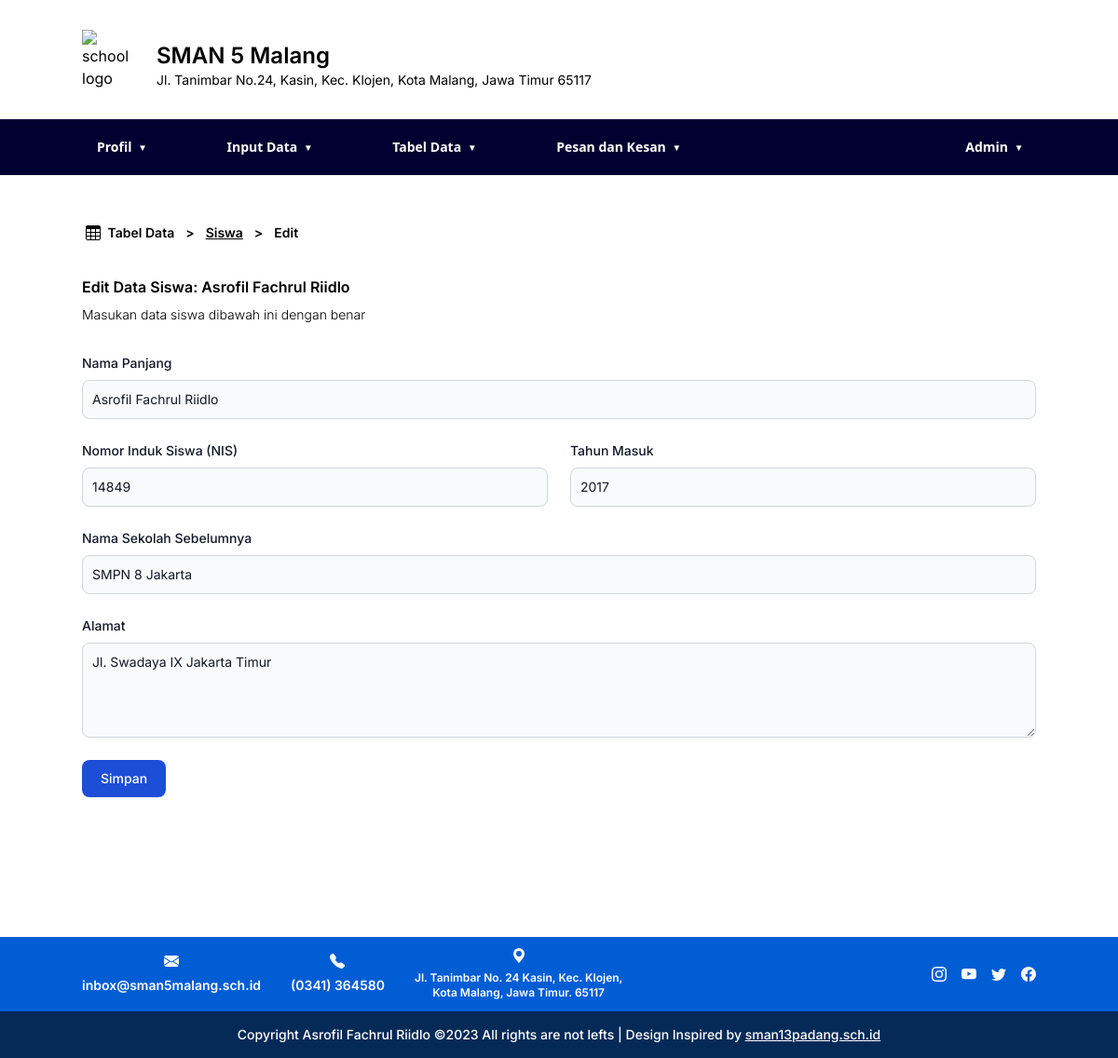
Page /edit-data-siswa.php?id=1 (signed in) on the committed database.
### tables this page shows
CREATE TABLE `students` (
  `id` int NOT NULL AUTO_INCREMENT,
  `student_number` int NOT NULL,
  `name` text NOT NULL,
  `address` text NOT NULL,
  `entry_year` year NOT NULL,
  `prev_school_name` text NOT NULL,
  PRIMARY KEY (`id`),
  UNIQUE KEY `students_UN` (`student_number`)
);

### edit-data-siswa.php (the view, shortened to what this page needs)
<?php
include("./config/db.php");
try {
  $stmt = $conn->prepare("SELECT `name`, `student_number`, `address`, `entry_year`, `prev_school_name` FROM students WHERE id = ?");
  $stmt->bind_param("i", $_GET["id"]);
  $stmt->execute();
  $stmt->store_result();
  $stmt->bind_result($name, $student_number, $address, $entry_year, $prev_school);
  $stmt->fetch();
  require_once("./components/navbar.php");
  require_once("./components/footer.php");
} catch (Exception $e) {
  echo "<p>". $e->getMessage() ."</p>";
} finally {
  $stmt->free_result();
  $stmt->close();
  $conn->close();
}
?>
<!DOCTYPE html>
<html lang="en">
<head>
  <script src="https://cdn.tailwindcss.com"></script>
</head>
<body>
  <main class="pb-[150px]">
    <div class="mx-auto w-full max-w-5xl px-4 md:px-8 lg:px-0">
      <div class="mt-12 p-1 flex items-end gap-3 text-sm font-semibold">
        <div class="flex items-center gap-1"><span>&nbsp;Tabel Data</span></div><span>></span><span><a class="underline" href="./tabel-siswa.php">Siswa</a></span><span>></span> <span>Edit</span>
      </div>
      <div class="mt-8">
        <h4 class=" font-semibold">Edit Data Siswa:
          <?php echo $name; ?>
        </h4>
        <p class="font-light text-sm mt-2">Masukan data siswa dibawah ini dengan benar</p>
        <form class="mt-8" method="POST" action="./scripts/edit_data_siswa.php">
          <div class="mb-6">
            <label for="fullname" class="block mb-2 text-sm font-medium text-gray-900">Nama Panjang</label>
            <input type="text" id="fullname"
              class="bg-gray-50 border border-gray-300 text-gray-900 text-sm rounded-lg focus:ring-blue-500 focus:border-blue-500 block w-full p-2.5"
              placeholder="Asep Surasep" name="fullname" value="<?php echo $name; ?>" required>
          </div>
          <div class="grid gap-6 mb-6 md:grid-cols-2 col">
            <div>
              <label for="student-number" class="block mb-2 text-sm font-medium text-gray-900 ">Nomor Induk Siswa
                (NIS)</label>
              <input type="number" id="student-number" min="10000" max="50000"
                class="bg-gray-50 border border-gray-300 text-gray-900 text-sm rounded-lg focus:ring-blue-500 focus:border-blue-500 block w-full p-2.5"
                placeholder="14849" name="student_number" required value="<?php echo $student_number; ?>">
            </div>
            <div>
              <label for="entry-year" class="block mb-2 text-sm font-medium text-gray-900 ">Tahun Masuk</label>
              <input type="number" id="entry-year" min="2010" max="2050"
                class="bg-gray-50 border border-gray-300 text-gray-900 text-sm rounded-lg focus:ring-blue-500 focus:border-blue-500 block w-full p-2.5"
                placeholder="2014" name="entry_year" value="<?php echo $entry_year; ?>" required>
            </div>
          </div>
          <div class="mb-6">
            <label for="prev-school" class="block mb-2 text-sm font-medium text-gray-900">Nama Sekolah
              Sebelumnya</label>
            <input type="text" id="prev-school"
              class="bg-gray-50 border border-gray-300 text-gray-900 text-sm rounded-lg focus:ring-blue-500 focus:border-blue-500 block w-full p-2.5"
              placeholder="SMPN 12 Kota London" name="prev_school" value="<?php echo $prev_school; ?>" required>
          </div>
          <div class="mb-6">
            <label for="address" class="block mb-2 text-sm font-medium text-gray-900 ">Alamat
            </label>
            <textarea rows="4" id="address"
              placeholder="Jl. Merdeka Barat No.43, Kec. Klojen, Kota Malang, Jawa Timur, 423890"
              class="bg-gray-50 border border-gray-300 text-gray-900 text-sm rounded-lg focus:ring-blue-500 focus:border-blue-500 block w-full p-2.5"
              name="address" required ><?php echo $address; ?></textarea>
          </div>
          <button type="submit"
            class="text-white bg-blue-700 hover:bg-blue-800 focus:ring-4 focus:outline-none focus:ring-blue-300 font-medium rounded-lg text-sm w-full sm:w-auto px-5 py-2.5 text-center"
            value="submit" name="submit">Simpan</button>
        </form>
      </div>
    </div>
  </main>
</body>
</html>

### edit-data-siswa.php (style rules this page uses)
body { font-family: Inter, sans-serif; }

### components/navbar.php (style rules this page uses)
body { font-family: Inter, sans-serif; }

### rows in the picture
students: name "Asrofil Fachrul Riidlo", fullname "Asrofil Fachrul Riidlo", student_number "14849", entry_year "2017", prev_school "SMPN 8 Jakarta", address "Jl. Swadaya IX Jakarta Timur"

### other values in the picture
$fullname "Admin"
